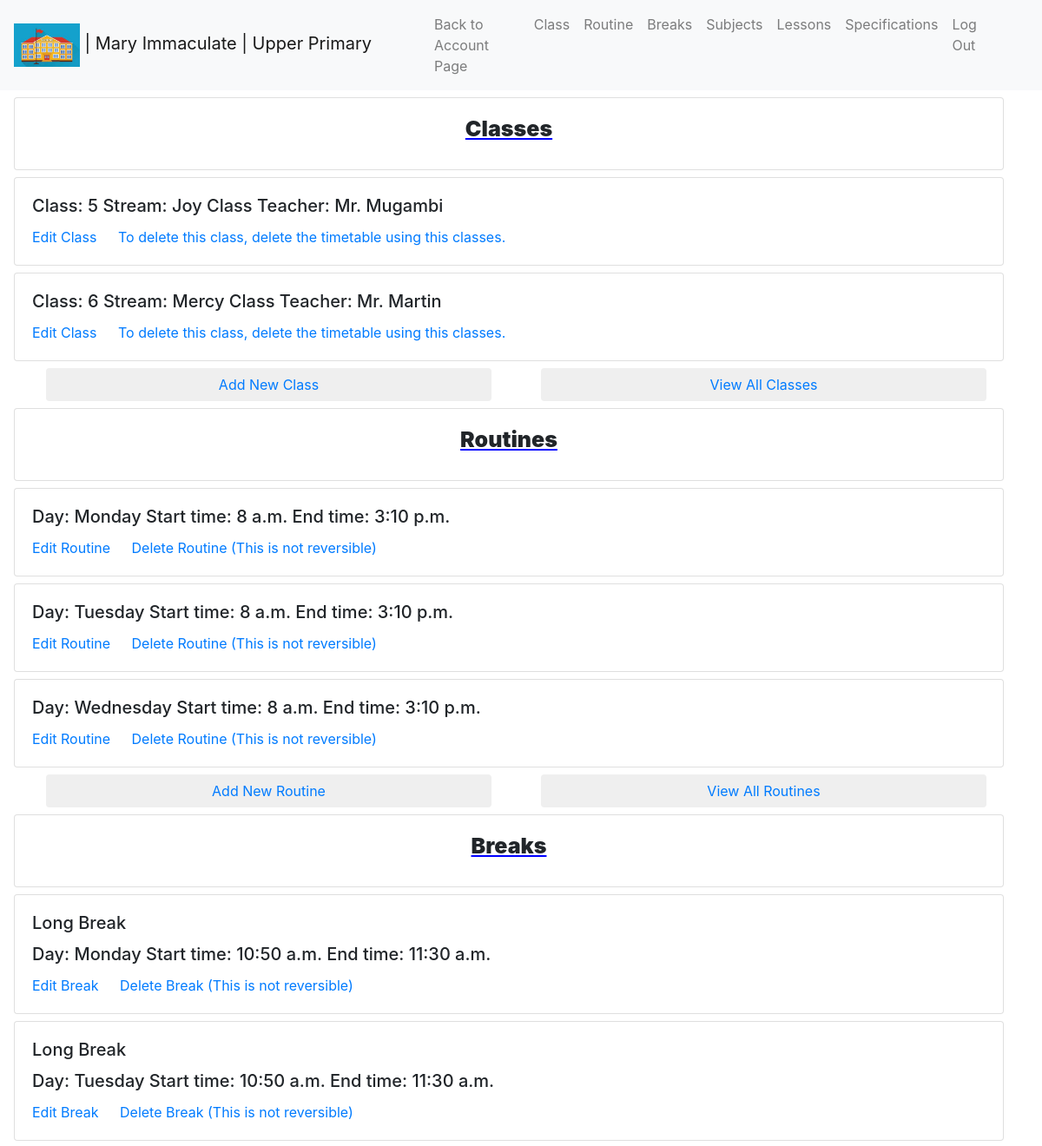
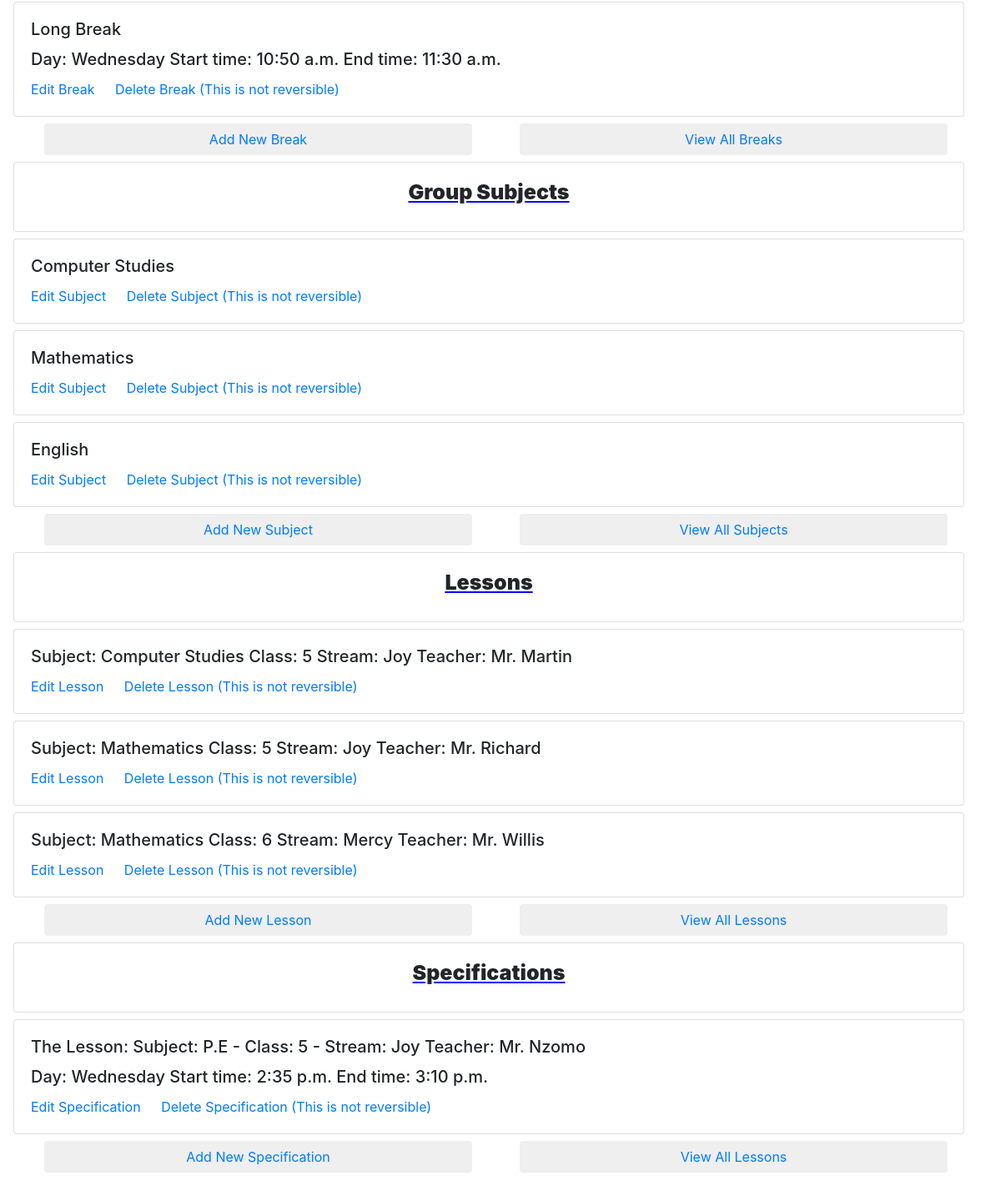
The app's page /school/S6gHC1W5/groups/upper-primary/ (signed in) with its own data (2 pictures, top to bottom).
### school/models.py (models this page shows, shortened)
class School(models.Model):
    user = models.ForeignKey(settings.AUTH_USER_MODEL, on_delete=models.CASCADE, db_index=True)
    schoolname = models.CharField(max_length=200)
    randomid = models.CharField(max_length=60, unique=True)
    schoollogo = models.ImageField(upload_to='logo', validators=[validate_logo], default='logo.jpg')
    class Meta:
        verbose_name = ("School")
        verbose_name_plural = ("Schools")

class Streams(models.Model):
    school = models.ForeignKey(School, on_delete=models.CASCADE)
    streamname = models.CharField(max_length=100)
    slug = models.SlugField()
    class Meta:
        verbose_name = ("Stream")
        verbose_name_plural = ("Streams")

class Teachers(models.Model):
    school = models.ForeignKey(School, on_delete=models.CASCADE)
    teachername = models.CharField(max_length=100)
    randomid = models.CharField(max_length=60, unique=True)
    class Meta:
        verbose_name = ("Teacher")
        verbose_name_plural = ("Teachers")

class Subjects(models.Model):
    school = models.ForeignKey(School, on_delete=models.CASCADE)
    subjectname = models.CharField(max_length=100)
    slug = models.SlugField()
    color = ColorField()
    class Meta:
        verbose_name = ("Subject")
        verbose_name_plural = ("Subjects")

### groups/models.py (models this page shows, shortened)
class SchoolGroups(models.Model):
    school = models.ForeignKey(School, on_delete=models.CASCADE)
    groupname = models.CharField(max_length=100)
    slug = models.SlugField()
    lessonduration = models.PositiveIntegerField()
    class Meta:
        verbose_name = ("Group")
        verbose_name_plural = ("Groups")

class Groupclasses(models.Model):
    group = models.ForeignKey(SchoolGroups, on_delete=models.CASCADE)
    stream = models.ForeignKey(Streams, on_delete=models.CASCADE)
    classteacher = models.ForeignKey(Teachers, on_delete=models.CASCADE)
    classname = models.CharField(max_length=100)
    slug = models.SlugField()
    class Meta:
        verbose_name = ("Group class")
        verbose_name_plural = ("Group classes")
    def ifcandelete(self):
        from timetable.models import Timetablelessons, Timetablebreaks
        check1 = Timetablelessons.objects.filter(theclass__id=self.id).count()
        check2 = Timetablebreaks.objects.filter(theclass__id=self.id).count()
        if (check1 > 0) or (check2 > 0):
            return False
        else:
            return True

class Grouproutine(models.Model):
    group = models.ForeignKey(SchoolGroups, on_delete=models.CASCADE)
    day = models.CharField(max_length=20, choices=settings.DAYS)
    starttime = models.TimeField()
    endtime = models.TimeField()
    class Meta:
        verbose_name = ("Group routine")
        verbose_name_plural = ("Group routines")

class Groupbreaks(models.Model):
    group = models.ForeignKey(SchoolGroups, on_delete=models.CASCADE)
    breakname = models.CharField(max_length=100)
    slug = models.SlugField()
    day = models.CharField(max_length=20, choices=settings.DAYS)
    starttime = models.TimeField()
    endtime = models.TimeField()
    class Meta:
        verbose_name = ("Group break")
        verbose_name_plural = ("Group breaks")

class Groupsubjects(models.Model):
    group = models.ForeignKey(SchoolGroups, on_delete=models.CASCADE)
    subject = models.ForeignKey(Subjects, on_delete=models.CASCADE)
    class Meta:
        verbose_name = ("Group subject")
        verbose_name_plural = ("Group subjects")

class Groupsubjectteachers(models.Model):
    groupsubjects = models.ForeignKey(Groupsubjects, on_delete=models.CASCADE)
    theclass = models.ForeignKey(Groupclasses, on_delete=models.CASCADE)
    teacher = models.ForeignKey(Teachers, on_delete=models.CASCADE)
    nooflessonsperweek = models.PositiveIntegerField()
    class Meta:
        verbose_name = ("Group subject teacher")
        verbose_name_plural = ("Group subject teachers")
    def __str__(self):
        return f"Subject: {self.groupsubjects.subject.subjectname} - Class: {self.theclass.classname} - Stream: {self.theclass.stream.streamname} Teacher: {self.teacher.teachername}"

class GroupSpecifiction(models.Model):
    groupsubjectteachers = models.ForeignKey(Groupsubjectteachers, on_delete=models.CASCADE)
    day = models.CharField(max_length=20, choices=settings.DAYS)
    starttime = models.TimeField()
    endtime = models.TimeField()
    class Meta:
        verbose_name = ("Group specificationr")
        verbose_name_plural = ("Group specificationrs")

### groups/views.py (the view)
# urls.py: path('school/<randomid>/groups/', views.groupdisplay, name="groupview"),
@login_required
def groupview(request, randomid, groupslug):
    theschool = get_object_or_404(School, randomid=randomid)
    thegroup = get_object_or_404(SchoolGroups, school__randomid=randomid, slug=groupslug)
    classes = Groupclasses.objects.filter(group__id=thegroup.id)[:3]
    breaks = Groupbreaks.objects.filter(group__id=thegroup.id)[:3]
    routine = Grouproutine.objects.filter(group__id=thegroup.id)[:3]
    subjects = Groupsubjects.objects.filter(group__id=thegroup.id)[:3]
    lessons = Groupsubjectteachers.objects.filter(groupsubjects__group__id=thegroup.id)[:3]
    specifications = GroupSpecifiction.objects.filter(groupsubjectteachers__groupsubjects__group__id=thegroup.id)[:3]
    return render(request, "frontend/groups/groupsdisplay.html", {"theschool":theschool, "thegroup":thegroup, "classes":classes,"breaks":breaks,"routines":routine,"subjects":subjects,"lessons":lessons, "specifications":specifications})

### frontend/templates/frontend/groups/groupsdisplay.html (shortened to what this page needs)
{% extends "base/group.html" %}
{% block schooldetails %}
<a class="navbar-brand" href="{% url 'groupdisplay' randomid=theschool.randomid groupslug=thegroup.slug %}"><img src="{{ theschool.schoollogo.url }}" alt="{{ theschool.schoolname }}" height="50px"> | {{ theschool.schoolname }} | {{ thegroup.groupname }}</a>
{% endblock %}
{% block navigation %}
<li class="nav-item">
    <a class="nav-link" href="{% url 'classview' randomid=theschool.randomid groupslug=thegroup.slug %}">Class</a>
</li>
<li class="nav-item">
    <a class="nav-link" href="{% url 'routineview' randomid=theschool.randomid groupslug=thegroup.slug %}">Routine</a>
</li>
<li class="nav-item">
    <a class="nav-link" href="{% url 'breakview' randomid=theschool.randomid groupslug=thegroup.slug %}">Breaks</a>
</li>
<li class="nav-item">
    <a class="nav-link" href="{% url 'groupsubjectsview' randomid=theschool.randomid groupslug=thegroup.slug %}">Subjects</a>
</li>
<li class="nav-item">
    <a class="nav-link" href="{% url 'lessonsview' randomid=theschool.randomid groupslug=thegroup.slug %}">Lessons</a>
</li>
<li class="nav-item">
    <a class="nav-link" href="{% url 'specificationsview' randomid=theschool.randomid groupslug=thegroup.slug %}">Specifications</a>
</li>
{% endblock %}
{% block content %}
{% if classes|length > 0 %}
<div class="card mt-2 mx-3" style="width: 95%;">
    <div class="card-body">
      <h5 class="card-title my_card_title">Classes</h5>
    </div>
  </div>
{% for class in classes %}
<div class="card mt-2 mx-3" style="width: 95%;">
    <div class="card-body">
      <h5 class="card-title">Class: {{ class.classname }} Stream: {{ class.stream.streamname }} Class Teacher: {{ class.classteacher.teachername }}</h5>
      <a href="{% url 'editclass' randomid=theschool.randomid groupslug=thegroup.slug classslug=class.slug %}" class="card-link">Edit Class</a>
      {% if class.ifcandelete is True %}<a href="{% url 'deleteclass' randomid=theschool.randomid groupslug=thegroup.slug classslug=class.slug %}" class="card-link">Delete Class (This is not reversible)</a>
      {% else %}<a href="#" class="card-link disabled">To delete this class, delete the timetable using this classes.</a>{% endif %}
    </div>
</div>
{% endfor %}
<div class="container">
    <div class="row">
      <div class="col-md-6">
        <button class="btn mt-2 mx-2"  style="width: 95%;">
            <a href="{% url 'addclass' randomid=theschool.randomid groupslug=thegroup.slug %}">Add New Class</a>
        </button>
      </div>
      <div class="col-md-6">
        <button class="btn mt-2 mx-2"  style="width: 95%;">
          <a href="{% url 'classview' randomid=theschool.randomid groupslug=thegroup.slug %}">View All Classes</a>
        </button>
      </div>
</div>
</div>
{% endif %}
{% if routines|length > 0 %}
<div class="card mt-2 mx-3" style="width: 95%;">
    <div class="card-body">
      <h5 class="card-title my_card_title">Routines</h5>
    </div>
  </div>
{% for routine in routines %}
<div class="card mt-2 mx-3" style="width: 95%;">
    <div class="card-body">
      <h5 class="card-title">Day: {{ routine.day }} Start time: {{ routine.starttime }} End time: {{ routine.endtime }}</h5>
      <a href="{% url 'editroutine' randomid=theschool.randomid groupslug=thegroup.slug routineid=routine.id %}" class="card-link">Edit Routine</a>
      <a href="{% url 'deleteroutine' randomid=theschool.randomid groupslug=thegroup.slug routineid=routine.id %}" class="card-link">Delete Routine (This is not reversible)</a>
    </div>
</div>
{% endfor %}
<div class="container">
    <div class="row">
      <div class="col-md-6">
        <button class="btn mt-2 mx-2"  style="width: 95%;">
            <a href="{% url 'addroutine' randomid=theschool.randomid groupslug=thegroup.slug %}">Add New Routine</a>
        </button>
      </div>
      <div class="col-md-6">
        <button class="btn mt-2 mx-2"  style="width: 95%;">
          <a href="{% url 'routineview' randomid=theschool.randomid groupslug=thegroup.slug %}">View All Routines</a>
        </button>
      </div>
</div>
</div>
{% endif %}
{% if breaks|length > 0 %}
<div class="card mt-2 mx-3" style="width: 95%;">
    <div class="card-body">
      <h5 class="card-title my_card_title">Breaks</h5>
    </div>
  </div>
{% for break in breaks %}
<div class="card mt-2 mx-3" style="width: 95%;">
    <div class="card-body">
         <h5 class="card-title">{{ break.breakname }}</h5>
      <h5 class="card-title">Day: {{ break.day }} Start time: {{ break.starttime }} End time: {{ break.endtime }}</h5>
      <a href="{% url 'editbreak' randomid=theschool.randomid groupslug=thegroup.slug breakid=break.id %}" class="card-link">Edit Break</a>
      <a href="{% url 'deletebreak' randomid=theschool.randomid groupslug=thegroup.slug breakid=break.id %}" class="card-link">Delete Break (This is not reversible)</a>
    </div>
</div>
{% endfor %}
<div class="container">
  <div class="row">
    <div class="col-md-6">
      <button class="btn mt-2 mx-2"  style="width: 95%;">
        <a href="{% url 'addbreak' randomid=theschool.randomid groupslug=thegroup.slug %}">Add New Break</a>
      </button>
    </div>
    <div class="col-md-6">
      <button class="btn mt-2 mx-2"  style="width: 95%;">
        <a href="{% url 'breakview' randomid=theschool.randomid groupslug=thegroup.slug %}">View All Breaks</a>
      </button>
    </div>
</div>
</div>
{% endif %}
{% if subjects|length > 0 %}
<div class="card mt-2 mx-3" style="width: 95%;">
    <div class="card-body">
      <h5 class="card-title my_card_title">Group Subjects</h5>
    </div>
  </div>
{% for subject in subjects %}
<div class="card mt-2 mx-3" style="width: 95%;">
    <div class="card-body">
      <h5 class="card-title">{{ subject.subject.subjectname }}</h5>
      <a href="{% url 'editgroupsubject' randomid=theschool.randomid groupslug=thegroup.slug subjectslug=subject.subject.slug %}" class="card-link">Edit Subject</a>
      <a href="{% url 'deletegroupsubject' randomid=theschool.randomid groupslug=thegroup.slug subjectslug=subject.subject.slug %}" class="card-link">Delete Subject (This is not reversible)</a>
    </div>
</div>
{% endfor %}
<div class="container">
  <div class="row">
    <div class="col-md-6">
      <button class="btn mt-2 mx-2"  style="width: 95%;">
        <a href="{% url 'addgroupsubject' randomid=theschool.randomid groupslug=thegroup.slug %}">Add New Subject</a>
      </button>
    </div>
    <div class="col-md-6">
      <button class="btn mt-2 mx-2"  style="width: 95%;">
        <a href="{% url 'groupsubjectsview' randomid=theschool.randomid groupslug=thegroup.slug %}">View All Subjects</a>
      </button>
    </div>
</div>
</div>
{% endif %}
{% if lessons|length > 0 %}
<div class="card mt-2 mx-3" style="width: 95%;">
    <div class="card-body">
      <h5 class="card-title my_card_title">Lessons</h5>
    </div>
  </div>
{% for lesson in lessons %}
<div class="card mt-2 mx-3" style="width: 95%;">
    <div class="card-body">
      <h5 class="card-title">Subject: {{ lesson.groupsubjects.subject.subjectname }}  Class: {{ lesson.theclass.classname }} Stream: {{ lesson.theclass.stream.streamname }} Teacher: {{ lesson.teacher.teachername }}</h5>
      <a href="{% url 'editlesson' randomid=theschool.randomid groupslug=thegroup.slug lessonid=lesson.id %}" class="card-link">Edit Lesson</a>
      <a href="{% url 'deletelesson' randomid=theschool.randomid groupslug=thegroup.slug lessonid=lesson.id %}" class="card-link">Delete Lesson (This is not reversible)</a>
    </div>
</div>
{% endfor %}
<div class="container">
  <div class="row">
    <div class="col-md-6">
      <button class="btn mt-2 mx-2"  style="width: 95%;">
        <a href="{% url 'addlesson' randomid=theschool.randomid groupslug=thegroup.slug %}">Add New Lesson</a>
      </button>
    </div>
    <div class="col-md-6">
      <button class="btn mt-2 mx-2"  style="width: 95%;">
        <a href="{% url 'lessonsview' randomid=theschool.randomid groupslug=thegroup.slug %}">View All Lessons</a>
      </button>
    </div>
</div>
</div>
{% endif %}
{% if specifications|length > 0 %}
<div class="card mt-2 mx-3" style="width: 95%;">
    <div class="card-body">
      <h5 class="card-title my_card_title">Specifications</h5>
    </div>
  </div>
{% for specification in specifications %}
<div class="card mt-2 mx-3" style="width: 95%;">
    <div class="card-body">
        <h5 class="card-title">The Lesson: {{ specification.groupsubjectteachers }}</h5>
      <h5 class="card-title">Day: {{ specification.day }} Start time: {{ specification.starttime }} End time: {{ specification.endtime }}</h5>
      <a href="{% url 'editspecification' randomid=theschool.randomid groupslug=thegroup.slug specificid=specification.id %}" class="card-link">Edit Specification</a>
      <a href="{% url 'deletespecification' randomid=theschool.randomid groupslug=thegroup.slug specificid=specification.id %}" class="card-link">Delete Specification (This is not reversible)</a>
    </div>
</div>
{% endfor %}
<div class="container mb-3">
  <div class="row">
    <div class="col-md-6">
      <button class="btn mt-2 mx-2"  style="width: 95%;">
        <a href="{% url 'addspecification' randomid=theschool.randomid groupslug=thegroup.slug %}">Add New Specification</a>
      </button>
    </div>
    <div class="col-md-6">
      <button class="btn mt-2 mx-2"  style="width: 95%;">
        <a href="{% url 'specificationsview' randomid=theschool.randomid groupslug=thegroup.slug %}">View All Lessons</a>
      </button>
    </div>
</div>
</div>
{% endif %}
{% endblock %}

### frontend/static/frontend/css/style.css (style rules this page uses)
body { margin: 0; }
.my_card_title { text-align: center; font-weight: 900; font-size: 25px; text-decoration-line: underline; text-decoration-color: blue; }

### records on screen
School: schoollogo (picture), schoolname "Mary Immaculate"
SchoolGroups: groupname "Upper Primary"
Groupclasses: classname "5", stream.streamname "Joy", classteacher.teachername "Mr. Mugambi", shows "To delete this class, delete the timetable using this classes."
Groupclasses: classname "6", stream.streamname "Mercy", classteacher.teachername "Mr. Martin", shows "To delete this class, delete the timetable using this classes."
Grouproutine: day "Monday", starttime "8 a.m.", endtime "3:10 p.m."
Grouproutine: day "Tuesday", starttime "8 a.m.", endtime "3:10 p.m."
Grouproutine: day "Wednesday", starttime "8 a.m.", endtime "3:10 p.m."
Groupbreaks: breakname "Long Break", day "Monday", starttime "10:50 a.m.", endtime "11:30 a.m."
Groupbreaks: breakname "Long Break", day "Tuesday", starttime "10:50 a.m.", endtime "11:30 a.m."
Groupbreaks: breakname "Long Break", day "Wednesday", starttime "10:50 a.m.", endtime "11:30 a.m."
Groupsubjects: subject.subjectname "Computer Studies"
Groupsubjects: subject.subjectname "Mathematics"
Groupsubjects: subject.subjectname "English"
Groupsubjectteachers: groupsubjects.subject.subjectname "Computer Studies", theclass.classname "5", theclass.stream.streamname "Joy", teacher.teachername "Mr. Martin"
Groupsubjectteachers: groupsubjects.subject.subjectname "Mathematics", theclass.classname "5", theclass.stream.streamname "Joy", teacher.teachername "Mr. Richard"
Groupsubjectteachers: groupsubjects.subject.subjectname "Mathematics", theclass.classname "6", theclass.stream.streamname "Mercy", teacher.teachername "Mr. Willis"
GroupSpecifiction: groupsubjectteachers "Subject: P.E - Class: 5 - Stream: Joy Teacher: Mr. Nzomo", day "Wednesday", starttime "2:35 p.m.", endtime "3:10 p.m."
